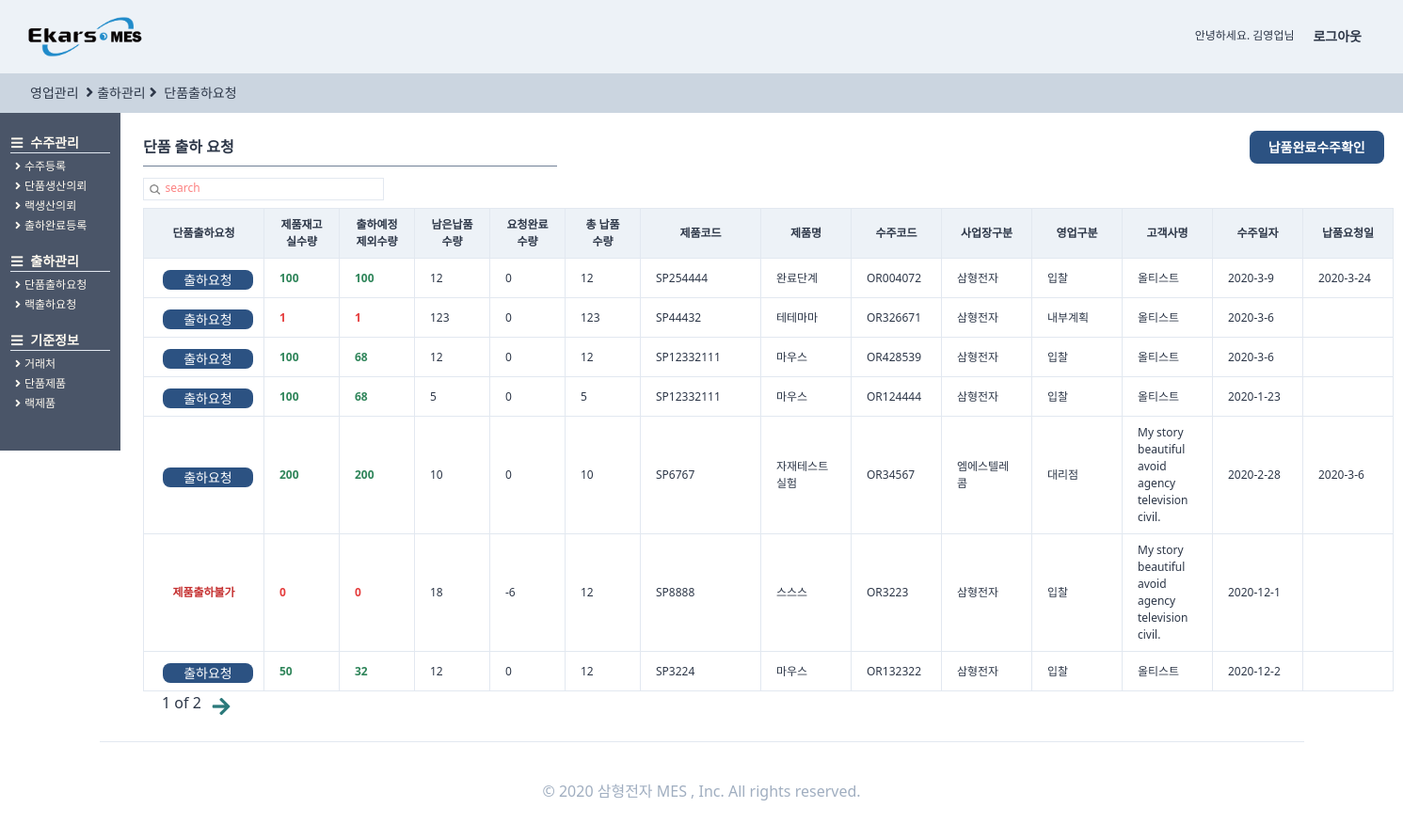
Page /stocksingle/ordersingleout/ (signed in) on the earlier database version.
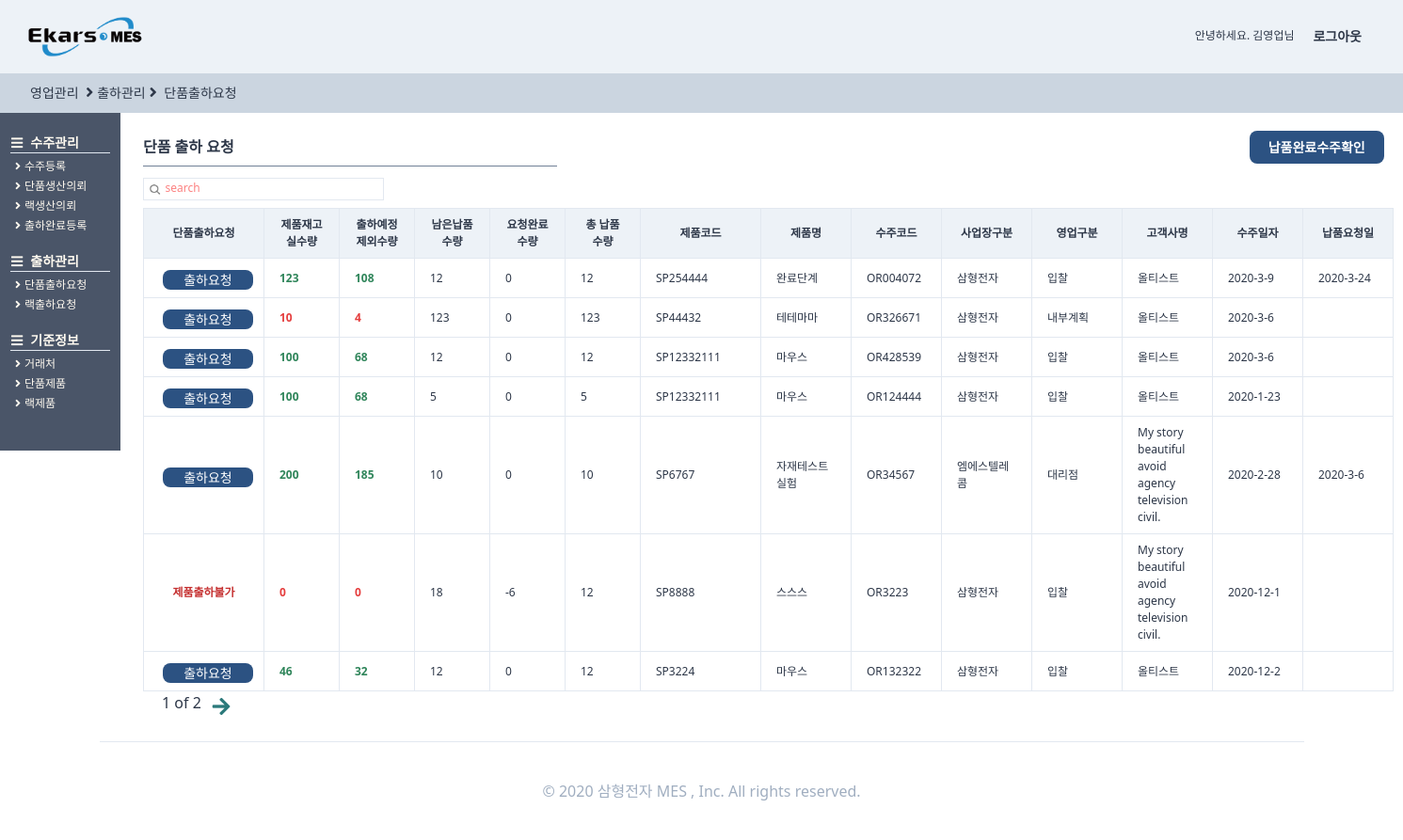
Same page on the later database version.
### orders/models.py (models this page shows, shortened)
class OrderRegister(TimeStampedModel):
    입찰 = "입찰"
    대리점 = "대리점"
    AS = "A/S"
    내부계획 = "내부계획"
    영업구분_CHOICES = ((입찰, "입찰"), (대리점, "대리점"), (AS, "A/S"), (내부계획, "내부계획"))
    삼형전자 = "삼형전자"
    엠에스텔레콤 = "엠에스텔레콤"
    사업장구분_CHOICES = (
        (삼형전자, "삼형전자"),
        (엠에스텔레콤, "엠에스텔레콤"),
    )
    출하완료 = "출하완료"
    출하미완료 = "출하미완료"
    출하구분_CHOICES = (
        (출하완료, "출하완료"),
        (출하미완료, "출하미완료"),
    )
    단품 = "단품"
    랙 = "랙"
    제품구분_CHOICES = (
        (단품, "단품"),
        (랙, "랙"),
    )
    랙생산의뢰 = models.ForeignKey(
        "self", related_name="단품생산의뢰", on_delete=models.SET_NULL, null=True, blank=True
    )
    작성자 = models.ForeignKey(
        users_models.User,
        related_name="수주등록",
        on_delete=models.SET_NULL,
        null=True,
        blank=True,
    )
    수주코드 = models.CharField(max_length=50)
    영업구분 = models.CharField(choices=영업구분_CHOICES, max_length=10, blank=True, default=입찰)
    제품구분 = models.CharField(choices=제품구분_CHOICES, max_length=10, blank=True, default=단품)
    사업장구분 = models.CharField(
        choices=사업장구분_CHOICES, max_length=10, blank=True, default=삼형전자
    )
    수주일자 = models.DateField(auto_now=False, auto_now_add=False)
    고객사명 = models.ForeignKey(
        SI_models.CustomerPartner,
        related_name="수주등록",
        on_delete=models.SET_NULL,
        null=True,
        blank=True,
    )
    현장명 = models.CharField(max_length=50)
    납품요청일 = models.DateField(auto_now=False, auto_now_add=False, blank=True, null=True)
    납품수량 = models.IntegerField()
    특이사항 = models.TextField(blank=True)
    단품모델 = models.ForeignKey(
        SI_models.SingleProduct,
        related_name="수주등록",
        on_delete=models.SET_NULL,
        null=True,
        blank=True,
    )
    랙모델 = models.ForeignKey(
        SI_models.RackProduct,
        related_name="수주등록",
        on_delete=models.SET_NULL,
        null=True,
        blank=True,
    )
    출하구분 = models.CharField(
        choices=출하구분_CHOICES, max_length=10, blank=True, default=출하미완료
    )
    class Meta:
        verbose_name = "수주등록"
        verbose_name_plural = "수주등록"
    def singlestock(self):
        return self.단품모델.단품재고.실수량
    def singlestockincludeexception(self):
        return self.단품모델.단품재고.출하요청제외수량
    def leftsingle(self):
        left = 0
        try:
            for q in self.단품출하요청.all():
                left += q.출하요청수량
        except:
            pass
        return left
    def needtoout(self):
        needtoout = self.납품수량 - self.leftsingle()
        return needtoout

### stocksingle/models.py (models this page shows, shortened)
class StockOfSingleProduct(TimeStampedModel):
    단품 = models.OneToOneField(
        SI_models.SingleProduct, related_name="단품재고", on_delete=models.CASCADE
    )
    실수량 = models.IntegerField(null=True, blank=True, default=0)
    입고요청포함수량 = models.IntegerField(null=True, blank=True, default=0)
    출하요청제외수량 = models.IntegerField(null=True, blank=True, default=0)
    class Meta:
        verbose_name = "단품재고"
        verbose_name_plural = "단품재고"

### StandardInformation/models.py (models this page shows, shortened)
class SingleProduct(TimeStampedModel):
    작성자 = models.ForeignKey(
        "users.User", related_name="단품제품작성자", on_delete=models.SET_NULL, null=True
    )
    작성일 = models.DateField(auto_now=True, auto_now_add=False)
    모델코드 = models.CharField(max_length=80, blank=True)
    모델명 = models.CharField(max_length=30, blank=True)
    규격 = models.CharField(max_length=80, blank=True)
    단위 = models.CharField(max_length=10, blank=True)
    단가 = models.IntegerField(null=True)
    class Meta:
        verbose_name = "단품제품"
        verbose_name_plural = "단품제품"

class CustomerPartner(TimeStampedModel):
    고객 = "고객"
    대리점 = "대리점"
    공급처 = "공급처"
    거래처_CHOICES = (
        (고객, "고객"),
        (대리점, "대리점"),
        (공급처, "공급처"),
    )
    고객작성자 = models.ForeignKey(
        "users.User", related_name="고객거래처작성자", on_delete=models.SET_NULL, null=True
    )
    작성일 = models.DateField(auto_now=True, auto_now_add=False)
    거래처구분 = models.CharField(choices=거래처_CHOICES, max_length=4, default=공급처)
    거래처코드 = models.CharField(max_length=50, null=True)
    거래처명 = models.CharField(max_length=70, null=True)
    사업자등록번호 = models.CharField(max_length=50, null=True)
    고객담당자 = models.ForeignKey(
        "users.User", related_name="고객거래처담당자", on_delete=models.SET_NULL, null=True
    )
    연락처 = models.CharField(max_length=50, blank=True)
    이메일 = models.EmailField(max_length=254)
    사업장주소 = models.CharField(max_length=70, blank=True, null=True)
    사업자등록증첨부 = models.FileField(blank=True, null=True)
    특이사항 = models.TextField(blank=True, null=True)
    사용여부 = models.BooleanField(default=False)
    class Meta:
        verbose_name = "고객"
        verbose_name_plural = "고객"
    def __str__(self):
        return self.거래처명

### stocksingle/views.py (the view, shortened to what this page needs)
# urls.py: path("ordersingleout/", views.ordersingleout, name="ordersingleout"),
def ordersingleout(request):
    user = request.user
    search = request.GET.get("search")
    if search is None:
        order = (
            OR_models.OrderRegister.objects.filter(제품구분="단품")
            .filter(작성자=user)
            .filter(출하구분="출하미완료")
            .order_by("-created")
        )
        s_bool = False
    pagediv = 7
    totalpage = int(math.ceil(len(order) / pagediv))
    paginator = Paginator(order, pagediv, orphans=0)
    page = request.GET.get("page", "1")
    order = paginator.get_page(page)
    nextpage = int(page) + 1
    previouspage = int(page) - 1
    notsamebool = True
    nonpage = False
    if totalpage == 0:
        nonpage = True
    if int(page) == totalpage:
        notsamebool = False
    if (search is None) or (search == ""):
        search = "search"
    return render(
        request,
        "stocksingle/ordersingleout.html",
        {
            "order": order,
            "search": search,
            "page": page,
            "totalpage": totalpage,
            "notsamebool": notsamebool,
            "nextpage": nextpage,
            "previouspage": previouspage,
            "s_bool": s_bool,
            "nonpage": nonpage,
            "최종검사완료": "최종검사완료",
            "최종검사의뢰완료": "최종검사의뢰완료",
            "수주등록완료": "수주등록완료",
            "생산의뢰완료": "생산의뢰완료",
            "None": None,
            "no": "",
        },
    )

### users/models.py (called while the page is built)
    def __str__(self):
        return self.first_name

### templates/stocksingle/ordersingleout.html (shortened to what the changed rows need)
{%extends "orders/ordershome.html"%}
{%load static%}
{%block main_contens%}
<div class="w-11/12 h-full ml-32 -mt-6 font-normal pt-12 flex flex-row">
    <div class="flex flex-col p-6 w-full ">
        <div class="flex ">
            <div class="flew flex-col">
                <table class="table-fixed font-light text-xs w-full">
                    <thead>
                        <tr>
                            <th class="border bg-gray-200 px-2 py-2   w-32">단품출하요청</th>
                            <th class="border bg-gray-200 px-2 py-2 w-20">제품재고<div>실수량</div>
                            </th>
                            <th class="border bg-gray-200 px-2 py-2 w-20">출하예정<div>제외수량</div>
                            </th>
                            <th class="border bg-gray-200 px-2 py-2 w-20">남은납품<div>수량</div>
                            </th>
                            <th class="border bg-gray-200 px-2 py-2 w-20">요청완료<div>수량</div>
                            </th>
                            <th class="border bg-gray-200 px-4 py-2 w-20 text-xs">총 납품<div>수량</div>
                            </th>
                            <th class="border bg-gray-200 px-4 py-2 w-32">제품코드</th>
                            <th class="border bg-gray-200 px-4 py-2 w-24">제품명</th>
                            <th class="border bg-gray-200 px-4 py-2 w-24">수주코드</th>
                            <th class="border bg-gray-200 px-4 py-2 w-24">사업장구분</th>
                            <th class="border bg-gray-200 px-4 py-2 w-24">영업구분</th>
                            <th class="border bg-gray-200 px-4 py-2 w-24">고객사명</th>
                            <th class="border bg-gray-200 px-4 py-2 w-24">수주일자</th>
                            <th class="border bg-gray-200 px-4 py-2 w-24">납품요청일</th>
                        </tr>
                    </thead>
                    <tbody>
                        {%for list in order%}
                        <tr>
                            <td
                                class="border px-2 py-2 font-bold
                            text-blue-800 justify-center text-center {%if list.needtoout <= 0%} bg-gray-500 text-white{%endif%}">
                                {%if list.needtoout <= 0%}
                                <a href="{%url "orders:endorderforoutforstock" list.pk %}">
                                    <div class="btn-link bg-green-700 hover:bg-teal-800 hover:font-bold mt-1 mb-0 ml-3">
                                        남품완료
                                    </div>
                                </a>
                                {%else%}
                                {%if list.singlestockincludeexception == no or list.singlestockincludeexception == 0 %}
                                <span class="text-red-700">제품출하불가</span>
                                {%else%}
                                <a href="{%url "stocksingle:ordersingleoutregister" list.pk %}">
                                    <div class="btn-link hover:bg-teal-800 hover:font-bold mt-1 mb-0 ml-3">출하요청
                                    </div>
                                </a>
                                {%endif%}
                                {%endif%}
                            </td>
                            <td class="border px-4 py-2
                                {%if list.singlestock < list.needtoout%}
                                text-red-600 font-semibold
                                {%else%}
                                text-green-700 font-semibold
                                {%endif%} {%if list.needtoout <= 0%} bg-gray-500 text-white{%endif%}">
                                {{list.singlestock}}</td>
                            <td class="border px-4 py-2
                                {%if list.singlestockincludeexception < list.needtoout%}
                                text-red-600 font-semibold
                                {%else%}
                                text-green-700 font-semibold
                                {%endif%} {%if list.needtoout <= 0%} bg-gray-500 text-white{%endif%}">
                                {{list.singlestockincludeexception}}</td>
                            <td class="border px-4 py-2 {%if list.needtoout <= 0%} bg-gray-500 text-white{%endif%}">
                                {{list.needtoout}}</td>
                            <td class="border px-4 py-2 {%if list.needtoout <= 0%} bg-gray-500 text-white{%endif%}">
                                {{list.leftsingle}}</td>
                            <td class="border px-4 py-2 {%if list.needtoout <= 0%} bg-gray-500 text-white{%endif%}">
                                {{list.납품수량}}</td>
                            {%if list.제품구분 == "단품"%}
                            <td class="border px-4 py-2 {%if list.needtoout <= 0%} bg-gray-500 text-white{%endif%}">
                                {{list.단품모델.모델코드}}</td>
                            <td class="border px-4 py-2 {%if list.needtoout <= 0%} bg-gray-500 text-white{%endif%}">
                                {{list.단품모델.모델명}}</td>
                            {%else%}
                            <td class="border px-4 py-2 {%if list.needtoout <= 0%} bg-gray-500 text-white{%endif%}">
                                {{list.랙모델.랙시리얼코드}}</td>
                            <td class="border px-4 py-2 {%if list.needtoout <= 0%} bg-gray-500 text-white{%endif%}">
                                {{list.랙모델.랙모델명}}</td>
                            {%endif%}
                            <td
                                class="border px-4 py-2 {%if list.needtoout <= 0%} bg-gray-500 text-white{%endif%}  hover:text-blue-700 hover:font-bold ">
                                <a href="{%url "orders:orderdetail" list.pk %}">
                                    {{list.수주코드}}</a></td>
                            <td class="border px-4 py-2 {%if list.needtoout <= 0%} bg-gray-500 text-white{%endif%}">
                                {{list.사업장구분}}</td>
                            <td class="border px-4 py-2 {%if list.needtoout <= 0%} bg-gray-500 text-white{%endif%}">
                                {{list.영업구분}}</td>
                            <td class="border px-4 py-2 {%if list.needtoout <= 0%} bg-gray-500 text-white{%endif%}">
                                {{list.고객사명}}</td>
                            <td class="border px-4 py-2 {%if list.needtoout <= 0%} bg-gray-500 text-white{%endif%}">
                                {{list.수주일자.year}}-{{list.수주일자.month}}-{{list.수주일자.day}}</td>
                            <td class="border px-4 py-2 {%if list.needtoout <= 0%} bg-gray-500 text-white{%endif%}">
                                {%if list.납품요청일 is None%}
                                {%else%}
                                {{list.납품요청일.year}}-{{list.납품요청일.month}}-{{list.납품요청일.day}}{%endif%}</td>
                        </tr>
                        {%endfor%}
                    </tbody>
                </table>
            </div>
        </div>
    </div>
</div>
</div>
{%endblock main_contens %}

Differences in the rows shown:
changed through a linked row, OrderRegister "OR004072": singlestock "100" → "123"; singlestockincludeexception "100" → "108"
changed through a linked row, OrderRegister "OR326671": singlestock "1" → "10"; singlestockincludeexception "1" → "4"
changed through a linked row, OrderRegister "OR34567": singlestockincludeexception "200" → "185"
changed through a linked row, OrderRegister "OR132322": singlestock "50" → "46"
